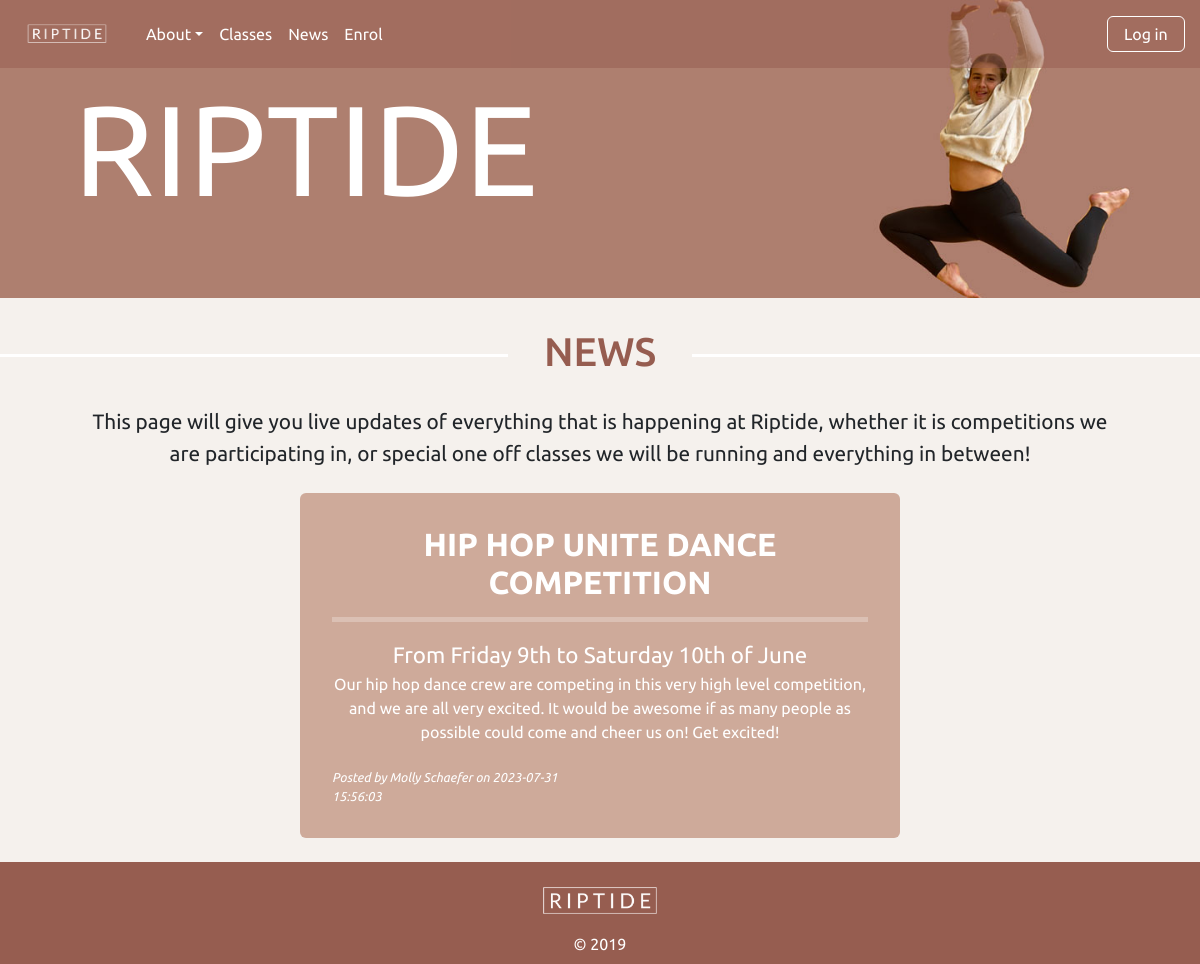
The app's page /news, older data.
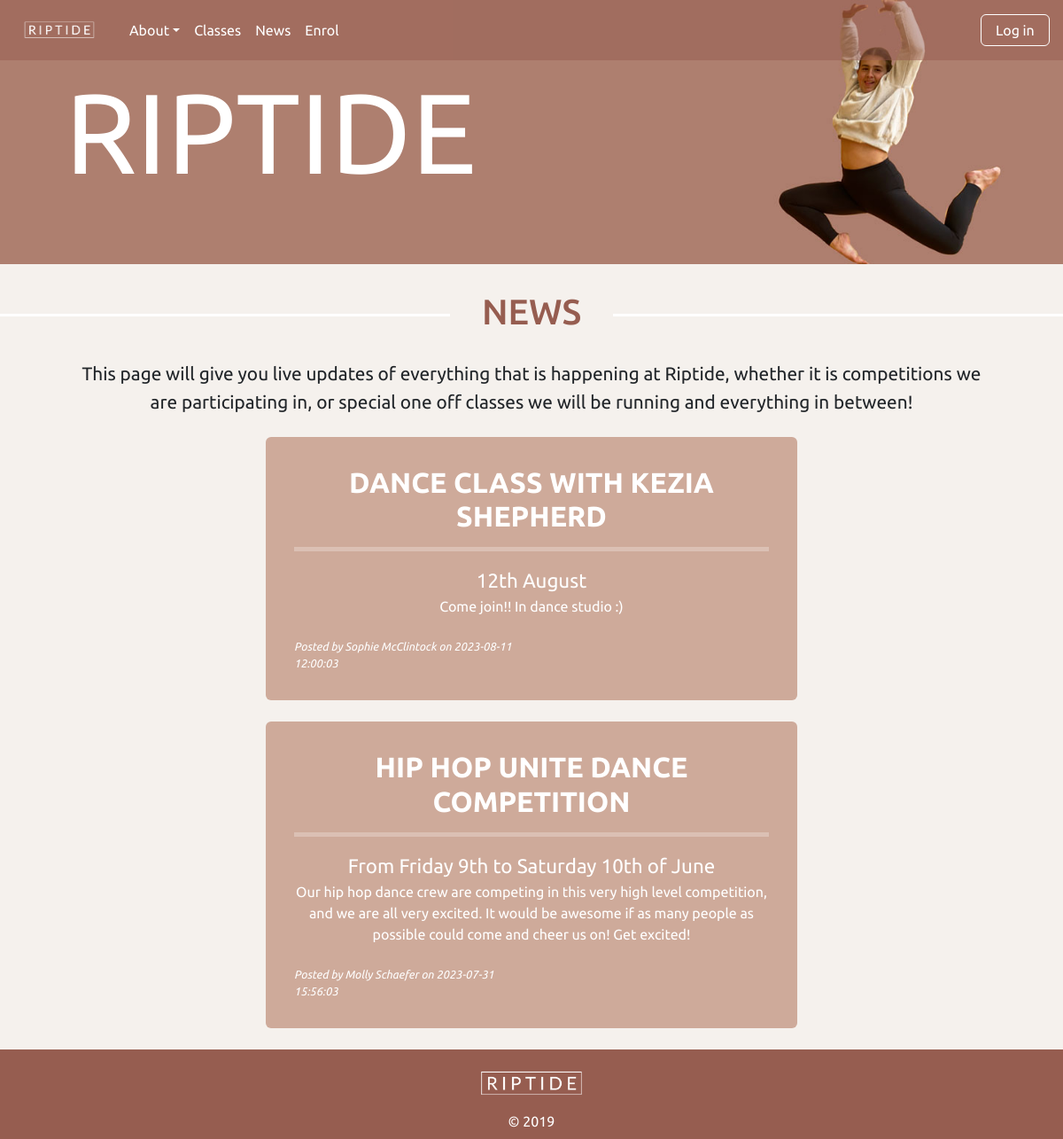
The same page, newer data.
### tables this page shows
CREATE TABLE news(
    news_id integer primary key autoincrement not null,
    title text not null unique,
    subtitle text not null unique,
    content text not null unique,
    newsdate date not null,
    member_id integer not null,
    foreign key(member_id) references member(member_id)
);

CREATE TABLE member(
    member_id integer primary key autoincrement not null,
    name text not null unique,
    email text not null unique,
    password text not null,
    authorisation integer not null
);

### server.py (the view)
@app.route('/news')
def news():
    sql = """select news.news_id, news.title, news.subtitle, news.content, news.newsdate, member.name
    from news
    join member on news.member_id= member.member_id
    order by news.newsdate desc;
    """
    result = run_search_query_tuples(sql, (), db_path, True)
    print(result)
    return render_template("news.html", news=result)

### db_functions.py (called while the page is built)
def run_search_query_tuples(sql_query,values_tuple, file_path, rowfactory=False):
    result = None
    try:
        db = sqlite3.connect(file_path)
        if rowfactory:
            db.row_factory = sqlite3.Row
        cursor = db.cursor()
        cursor.execute(sql_query,values_tuple)
        result = cursor.fetchall()
        cursor.close()
    except sqlite3.Error as error:
        print("Error running search query tuples: {}".format(error))
        return None
    db.close()
    if result is None:
        print("No search values were found")
    return result

### templates/news.html (shortened to what this page needs)
{% extends "layout.html" %}
{% block banner %}
static/images/molly_banner3.jpg
{% endblock %}
{% block content %}
<h1>NEWS</h1>
<p>This page will give you live updates of everything that is happening at Riptide, whether it is competitions we are participating in,
or special one off classes we will be running and everything in between! </p>
    <br>
{% for row in news %}
<div class="news rounded">
    <h4><b>{{row ['title']}}</b></h4>
    <hr>
    <div class="subtitle">{{row['subtitle']}}</div>
    <div class="news-text">{{row['content'] | replace("\n", "<br>") | safe}}</div>
<br>
    <div class="row">
    <div class="col-lg-6"><div class="news-subtext text-start">Posted by {{ row ['name']}} on {{ row ['newsdate'] }}</div></div>
    </div>
</div>
    <br>
{% endfor %}
{% endblock %}

Row changes from the older to the newer data that the page shows:
added news: title "DANCE CLASS WITH KEZIA SHEPHERD", subtitle "12th August", content "Come join!! In dance studio :)", name "Sophie McClintock", newsdate "2023-08-11 12:00:03"
